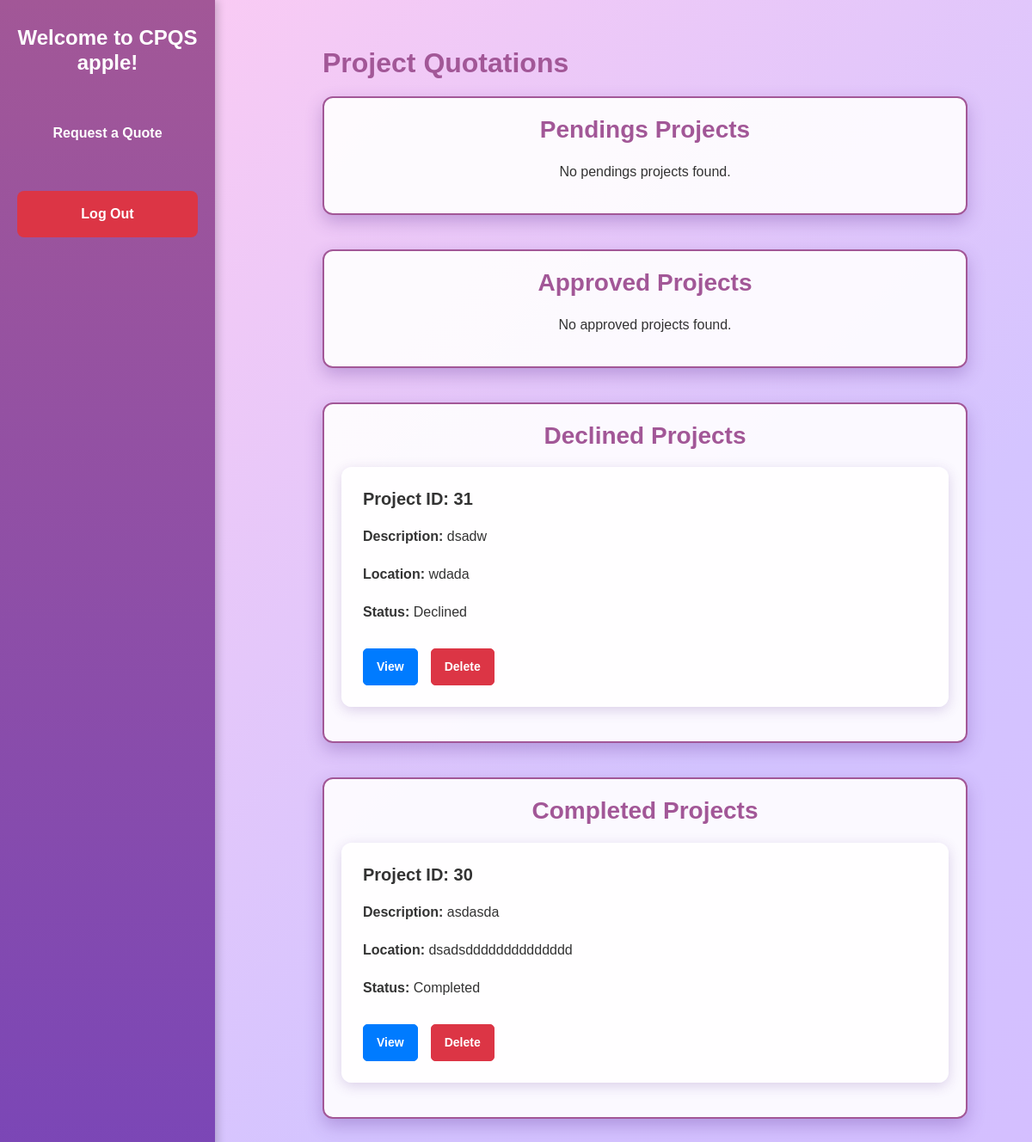
Before: /project_list/ (signed in) with the older database file.
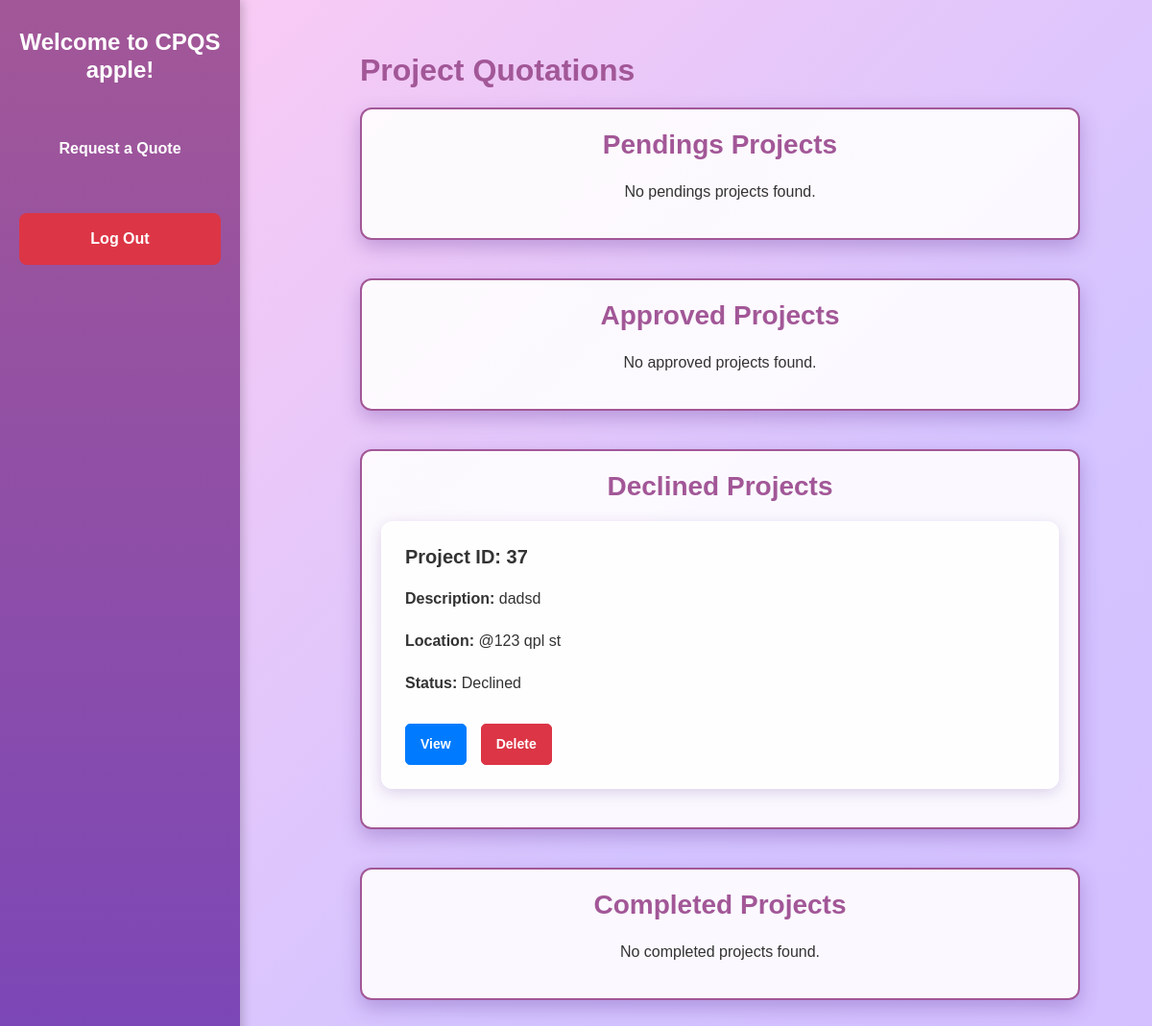
After: the same page with the newer database file.
### quotations/models.py (models this page shows, shortened)
class Project(models.Model):
    STATUS_CHOICES = [
        ("Pending", "Pending"),
        ("Approved", "Approved"),
        ("Declined", "Declined"),
        ("Completed", "Completed"),
    ]
    name = models.CharField(max_length=100)
    area_size = models.DecimalField(max_digits=10, decimal_places=2, default=0)
    description = models.TextField()  # Changed to TextField for longer descriptions
    location = models.CharField(max_length=100)
    start_date = models.DateField(blank=True, null=True)
    end_date = models.DateField(blank=True, null=True)
    user = models.ForeignKey(User, on_delete=models.CASCADE, related_name="projects")
    status = models.CharField(
        max_length=20, choices=STATUS_CHOICES, default="Pending", blank=True, null=True
    )
    created_at = models.DateTimeField(auto_now_add=True)
    updated_at = models.DateTimeField(auto_now=True)
    approved_by_user = models.BooleanField(default=False)
    approved_by_admin = models.ForeignKey(
        User, null=True, blank=True, related_name="approved_projects", on_delete=models.SET_NULL
    )
    declined_by_admin = models.ForeignKey(
        User, null=True, blank=True, related_name="declined_projects", on_delete=models.SET_NULL
    )
    declined_by_user = models.BooleanField(default=False)

### quotations/views.py (the view)
# urls.py: path("project_list/", views.project_list, name="project_list"),
@login_required
def project_list(request):
    if is_superuser(request.user):
        projects = {
            "pendings": Project.objects.filter(status="Pending"),
            "approved": Project.objects.filter(status="Approved"),
            "declined": Project.objects.filter(status="Declined"),
            "completed": Project.objects.filter(status="Completed"),
        }
    else:
        projects = {
            "pendings": Project.objects.filter(status="Pending", user=request.user),
            "approved": Project.objects.filter(status="Approved", user=request.user),
            "declined": Project.objects.filter(status="Declined", user=request.user),
            "completed": Project.objects.filter(status="Completed", user=request.user),
        }
    return render(request, "project_list.html", {"projects": projects})

### quotations/views.py (called while the page is built)
def is_superuser(user):
    return user.is_superuser

### templates/project_list.html (shortened to what this page needs)
{% extends "quotations/base.html" %}
{% load static %}
{% block content %}
<div class="sidebar">
    <h4>Welcome to CPQS {{ user.get_username }}!</h4>
    {% if user.is_superuser %}
        <a href="{% url 'create_quotation' %}">Create a Quote</a>
    {% else %}
        <a href="{% url 'create_quotation' %}">Request a Quote</a>
    {% endif %}
    <form action="{% url 'logout' %}" method="post">
        <button type="submit" class="btn btn-logout">Log Out</button>
    </form>
</div>
<div class="content">
    <h2>Project Quotations</h2>
    {% for status, projects_list in projects.items %}
        <div class="project-category">
            <h3>{{ status|capfirst }} Projects</h3>
            {% if projects_list %}
                <div class="card-container">
                    {% for project in projects_list %}
                        <div class="card">
                            <h5>Project ID: {{ project.id }}</h5>
                            <p><strong>Description:</strong> {{ project.description }}</p>
                            <p><strong>Location:</strong> {{ project.location }}</p>
                            <p><strong>Status:</strong> {{ project.status }}</p>
                            <div class="card-actions">
                                <a href="{% url 'project_detail' project.id %}" class="btn btn-primary">View</a>
                                <a href="{% url 'project_delete' project.id %}" class="btn btn-danger">Delete</a>
                            </div>
                        </div>
                    {% endfor %}
                </div>
            {% else %}
                <p class="no-projects text-center">No {{ status }} projects found.</p>
            {% endif %}
        </div>
    {% endfor %}
</div>
{% endblock %}

### templates/quotations/base.html (shortened to what this page needs)
<!DOCTYPE html>
<html lang="en">
<head>
    <link rel="stylesheet" href="https://stackpath.bootstrapcdn.com/bootstrap/4.5.2/css/bootstrap.min.css">
    <link rel="stylesheet" href="https://cdnjs.cloudflare.com/ajax/libs/font-awesome/5.15.3/css/all.min.css">
    <main class="container mt-4 flex-grow-1">
        {% block content %}{% endblock %}
    </main>
</body>
</html>

### templates/quotations/base.html (style rules this page uses)
.card { border: none; border-radius: 1.5rem; box-shadow: 0 4px 20px rgba(0, 0, 0, 0.1); background-color: rgba(255, 255, 255, 0.9); margin-bottom: 1.5rem; transition: transform 0.2s, box-shadow 0.2s; }

### templates/project_list.html (style rules this page uses)
.sidebar { position: fixed; top: 0; left: 0; height: 100%; width: 250px; background: linear-gradient(180deg, #a25797, #7a46b7); padding: 30px 20px; color: white; box-shadow: 3px 0 10px rgba(0, 0, 0, 0.2); }
.sidebar h4 { text-align: center; font-weight: bold; margin-bottom: 40px; }
.sidebar a { padding: 15px 25px; margin: 10px 0; display: block; font-weight: bold; color: white; border-radius: 8px; transition: background 0.3s ease; text-align: center; }
.sidebar .btn-logout { width: 100%; background-color: #dc3545; border: none; padding: 15px; color: white; font-weight: bold; border-radius: 8px; margin-top: 30px; text-align: center; transition: background-color 0.3s ease; }
.content { margin-left: 300px; padding: 30px; overflow-x: hidden; }
.content h2 { color: #a25797; font-weight: bold; margin-bottom: 20px; }
.project-category { margin-bottom: 40px; padding: 20px; background: rgba(255, 255, 255, 0.9); border-radius: 12px; border: 2px solid #a25797; box-shadow: 0 8px 20px rgba(92, 45, 145, 0.3); }
.project-category h3 { text-align: center; color: #a25797; font-weight: bold; margin-bottom: 20px; }
.card { background: rgba(255, 255, 255, 0.9); border-radius: 12px; box-shadow: 0 4px 15px rgba(92, 45, 145, 0.2); padding: 25px; transition: transform 0.3s ease, box-shadow 0.3s ease; margin-bottom: 20px; }
.card h5 { color: #333; font-weight: bold; margin-bottom: 10px; }
.card p { margin: 10px 0; }
.card .card-actions { display: flex; gap: 15px; margin-top: 20px; }
.btn-primary, .btn-warning, .btn-danger { font-size: 0.875em; padding: 10px 15px; border-radius: 5px; font-weight: bold; }

Changed rows visible on the page:
removed Project: id "31", description "dsadw", location "wdada", status "Declined"
removed Project: id "30", description "asdasda", location "dsadsdddddddddddddd", status "Completed"
added Project: id "37", description "dadsd", location "@123 qpl st", status "Declined"
Other visible differences:
new list line: "Completed Projects No completed projects found."
list line gone: "Completed Projects"
